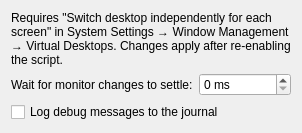
<?xml version="1.0" encoding="UTF-8"?>
<ui version="4.0">
 <class>I3DesktopsConfig</class>
 <widget class="QWidget" name="I3DesktopsConfig">
  <layout class="QVBoxLayout" name="mainLayout">
   <item>
    <widget class="QLabel" name="requirementLabel">
     <property name="text">
      <string>Requires "Switch desktop independently for each screen" in System Settings → Window Management → Virtual Desktops. Changes apply after re-enabling the script.</string>
     </property>
     <property name="wordWrap">
      <bool>true</bool>
     </property>
    </widget>
   </item>
   <item>
    <layout class="QFormLayout" name="formLayout">
     <item row="0" column="0">
      <widget class="QLabel" name="hotplugDebounceLabel">
       <property name="text">
        <string>Wait for monitor changes to settle:</string>
       </property>
       <property name="buddy">
        <cstring>kcfg_HotplugDebounceMs</cstring>
       </property>
      </widget>
     </item>
     <item row="0" column="1">
      <widget class="QSpinBox" name="kcfg_HotplugDebounceMs">
       <property name="suffix">
        <string> ms</string>
       </property>
       <property name="minimum">
        <number>0</number>
       </property>
       <property name="maximum">
        <number>10000</number>
       </property>
       <property name="singleStep">
        <number>50</number>
       </property>
      </widget>
     </item>
     <item row="1" column="0" colspan="2">
      <widget class="QCheckBox" name="kcfg_Debug">
       <property name="text">
        <string>Log debug messages to the journal</string>
       </property>
      </widget>
     </item>
    </layout>
   </item>
   <item>
    <spacer name="verticalSpacer">
     <property name="orientation">
      <enum>Qt::Vertical</enum>
     </property>
     <property name="sizeHint" stdset="0">
      <size>
       <width>0</width>
       <height>0</height>
      </size>
     </property>
    </spacer>
   </item>
  </layout>
 </widget>
 <resources/>
 <connections/>
</ui>
